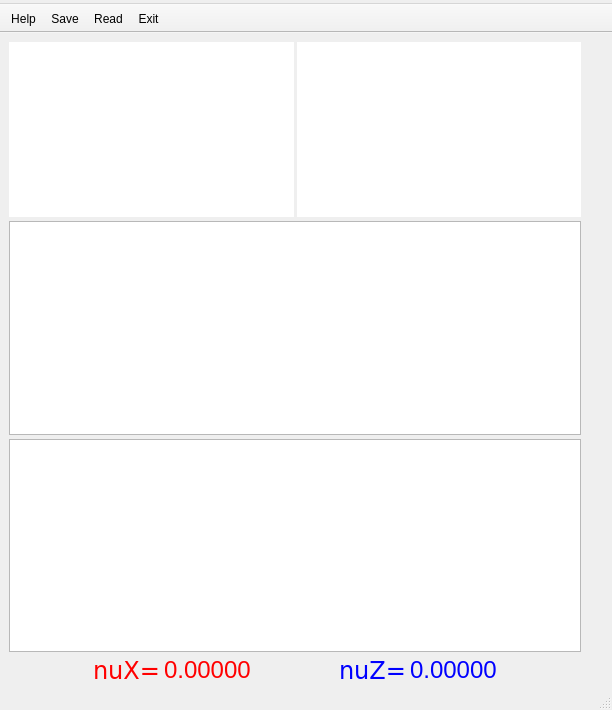
<?xml version="1.0" encoding="UTF-8"?>
<ui version="4.0">
 <class>MainWindow</class>
 <widget class="QMainWindow" name="MainWindow">
  <property name="windowModality">
   <enum>Qt::NonModal</enum>
  </property>
  <property name="geometry">
   <rect>
    <x>0</x>
    <y>0</y>
    <width>612</width>
    <height>710</height>
   </rect>
  </property>
  <property name="sizePolicy">
   <sizepolicy hsizetype="Expanding" vsizetype="Expanding">
    <horstretch>0</horstretch>
    <verstretch>0</verstretch>
   </sizepolicy>
  </property>
  <property name="windowTitle">
   <string>MainWindow</string>
  </property>
  <widget class="QWidget" name="centralwidget">
   <property name="sizePolicy">
    <sizepolicy hsizetype="Minimum" vsizetype="Minimum">
     <horstretch>0</horstretch>
     <verstretch>0</verstretch>
    </sizepolicy>
   </property>
   <layout class="QGridLayout" name="gridLayout" columnstretch="0,0">
    <property name="sizeConstraint">
     <enum>QLayout::SetDefaultConstraint</enum>
    </property>
    <property name="rightMargin">
     <number>9</number>
    </property>
    <property name="bottomMargin">
     <number>3</number>
    </property>
    <property name="verticalSpacing">
     <number>3</number>
    </property>
    <item row="0" column="0">
     <layout class="QVBoxLayout" name="verticalLayout_2">
      <property name="spacing">
       <number>4</number>
      </property>
      <item>
       <layout class="QHBoxLayout" name="horizontalLayout">
        <property name="spacing">
         <number>3</number>
        </property>
        <item>
         <widget class="PlotWidget" name="plotSig">
          <property name="enabled">
           <bool>true</bool>
          </property>
          <property name="sizePolicy">
           <sizepolicy hsizetype="Expanding" vsizetype="Expanding">
            <horstretch>0</horstretch>
            <verstretch>0</verstretch>
           </sizepolicy>
          </property>
          <property name="minimumSize">
           <size>
            <width>0</width>
            <height>1</height>
           </size>
          </property>
          <property name="maximumSize">
           <size>
            <width>16777215</width>
            <height>175</height>
           </size>
          </property>
          <property name="toolTip">
           <string>X plot</string>
          </property>
          <property name="styleSheet">
           <string notr="true"/>
          </property>
          <property name="frameShape">
           <enum>QFrame::NoFrame</enum>
          </property>
          <property name="lineWidth">
           <number>1</number>
          </property>
          <property name="sizeAdjustPolicy">
           <enum>QAbstractScrollArea::AdjustIgnored</enum>
          </property>
          <property name="alignment">
           <set>Qt::AlignCenter</set>
          </property>
         </widget>
        </item>
        <item>
         <widget class="PlotWidget" name="plotI">
          <property name="enabled">
           <bool>true</bool>
          </property>
          <property name="sizePolicy">
           <sizepolicy hsizetype="Expanding" vsizetype="Expanding">
            <horstretch>0</horstretch>
            <verstretch>0</verstretch>
           </sizepolicy>
          </property>
          <property name="minimumSize">
           <size>
            <width>0</width>
            <height>1</height>
           </size>
          </property>
          <property name="maximumSize">
           <size>
            <width>16777215</width>
            <height>175</height>
           </size>
          </property>
          <property name="toolTip">
           <string>Z plot</string>
          </property>
          <property name="frameShape">
           <enum>QFrame::NoFrame</enum>
          </property>
          <property name="lineWidth">
           <number>1</number>
          </property>
         </widget>
        </item>
       </layout>
      </item>
      <item>
       <widget class="PlotWidget" name="plotFX">
        <property name="sizePolicy">
         <sizepolicy hsizetype="Expanding" vsizetype="Expanding">
          <horstretch>0</horstretch>
          <verstretch>0</verstretch>
         </sizepolicy>
        </property>
        <property name="minimumSize">
         <size>
          <width>0</width>
          <height>1</height>
         </size>
        </property>
        <property name="maximumSize">
         <size>
          <width>16777215</width>
          <height>450</height>
         </size>
        </property>
        <property name="toolTip">
         <string>X spectrum</string>
        </property>
       </widget>
      </item>
      <item>
       <widget class="PlotWidget" name="plotFZ">
        <property name="sizePolicy">
         <sizepolicy hsizetype="Expanding" vsizetype="Expanding">
          <horstretch>0</horstretch>
          <verstretch>0</verstretch>
         </sizepolicy>
        </property>
        <property name="minimumSize">
         <size>
          <width>0</width>
          <height>1</height>
         </size>
        </property>
        <property name="maximumSize">
         <size>
          <width>16777215</width>
          <height>450</height>
         </size>
        </property>
        <property name="toolTip">
         <string>Z spectrum</string>
        </property>
       </widget>
      </item>
      <item>
       <layout class="QHBoxLayout" name="horizontalLayout_3">
        <property name="spacing">
         <number>4</number>
        </property>
        <item>
         <spacer name="horizontalSpacer_2">
          <property name="orientation">
           <enum>Qt::Horizontal</enum>
          </property>
          <property name="sizeHint" stdset="0">
           <size>
            <width>40</width>
            <height>20</height>
           </size>
          </property>
         </spacer>
        </item>
        <item>
         <widget class="QLabel" name="nu_x_label">
          <property name="sizePolicy">
           <sizepolicy hsizetype="Minimum" vsizetype="Minimum">
            <horstretch>0</horstretch>
            <verstretch>0</verstretch>
           </sizepolicy>
          </property>
          <property name="font">
           <font>
            <family>DejaVu Sans</family>
            <pointsize>18</pointsize>
           </font>
          </property>
          <property name="toolTip">
           <string>BetaX</string>
          </property>
          <property name="styleSheet">
           <string notr="true">color: rgb(255, 0, 0);</string>
          </property>
          <property name="text">
           <string>nuX=</string>
          </property>
         </widget>
        </item>
        <item>
         <widget class="QLabel" name="frq_x">
          <property name="sizePolicy">
           <sizepolicy hsizetype="Minimum" vsizetype="Minimum">
            <horstretch>0</horstretch>
            <verstretch>0</verstretch>
           </sizepolicy>
          </property>
          <property name="font">
           <font>
            <pointsize>18</pointsize>
           </font>
          </property>
          <property name="toolTip">
           <string>BetaX-tune</string>
          </property>
          <property name="styleSheet">
           <string notr="true">color: rgb(255, 0, 0);</string>
          </property>
          <property name="text">
           <string>0.00000</string>
          </property>
          <property name="alignment">
           <set>Qt::AlignLeading|Qt::AlignLeft|Qt::AlignVCenter</set>
          </property>
          <property name="textInteractionFlags">
           <set>Qt::LinksAccessibleByMouse|Qt::TextSelectableByMouse</set>
          </property>
         </widget>
        </item>
        <item>
         <spacer name="horizontalSpacer">
          <property name="orientation">
           <enum>Qt::Horizontal</enum>
          </property>
          <property name="sizeHint" stdset="0">
           <size>
            <width>40</width>
            <height>20</height>
           </size>
          </property>
         </spacer>
        </item>
        <item>
         <widget class="QLabel" name="nu_z_label">
          <property name="sizePolicy">
           <sizepolicy hsizetype="Minimum" vsizetype="Minimum">
            <horstretch>0</horstretch>
            <verstretch>0</verstretch>
           </sizepolicy>
          </property>
          <property name="font">
           <font>
            <family>DejaVu Sans</family>
            <pointsize>18</pointsize>
           </font>
          </property>
          <property name="toolTip">
           <string>BetaZ</string>
          </property>
          <property name="styleSheet">
           <string notr="true">color: rgb(0, 0, 255);</string>
          </property>
          <property name="text">
           <string>nuZ=</string>
          </property>
         </widget>
        </item>
        <item>
         <widget class="QLabel" name="frq_z">
          <property name="sizePolicy">
           <sizepolicy hsizetype="Minimum" vsizetype="Minimum">
            <horstretch>0</horstretch>
            <verstretch>0</verstretch>
           </sizepolicy>
          </property>
          <property name="font">
           <font>
            <pointsize>18</pointsize>
           </font>
          </property>
          <property name="toolTip">
           <string>BetaZ-tune</string>
          </property>
          <property name="styleSheet">
           <string notr="true">color: rgb(0, 0, 255);</string>
          </property>
          <property name="text">
           <string>0.00000</string>
          </property>
          <property name="textInteractionFlags">
           <set>Qt::LinksAccessibleByMouse|Qt::TextSelectableByMouse</set>
          </property>
         </widget>
        </item>
        <item>
         <spacer name="horizontalSpacer_3">
          <property name="orientation">
           <enum>Qt::Horizontal</enum>
          </property>
          <property name="sizeHint" stdset="0">
           <size>
            <width>40</width>
            <height>20</height>
           </size>
          </property>
         </spacer>
        </item>
       </layout>
      </item>
     </layout>
    </item>
    <item row="0" column="1">
     <layout class="QVBoxLayout" name="verticalLayout">
      <property name="leftMargin">
       <number>3</number>
      </property>
      <property name="rightMargin">
       <number>3</number>
      </property>
      <item>
       <widget class="ControlWidget" name="controlWidgetX" native="true">
        <property name="sizePolicy">
         <sizepolicy hsizetype="Minimum" vsizetype="Minimum">
          <horstretch>0</horstretch>
          <verstretch>0</verstretch>
         </sizepolicy>
        </property>
        <property name="minimumSize">
         <size>
          <width>10</width>
          <height>0</height>
         </size>
        </property>
        <property name="styleSheet">
         <string notr="true"/>
        </property>
       </widget>
      </item>
      <item>
       <widget class="ControlWidget" name="controlWidgetZ" native="true">
        <property name="sizePolicy">
         <sizepolicy hsizetype="Minimum" vsizetype="Minimum">
          <horstretch>0</horstretch>
          <verstretch>0</verstretch>
         </sizepolicy>
        </property>
        <property name="minimumSize">
         <size>
          <width>10</width>
          <height>0</height>
         </size>
        </property>
        <property name="styleSheet">
         <string notr="true"/>
        </property>
       </widget>
      </item>
      <item>
       <widget class="QWidget" name="statusWidget" native="true">
        <property name="sizePolicy">
         <sizepolicy hsizetype="Minimum" vsizetype="Minimum">
          <horstretch>0</horstretch>
          <verstretch>0</verstretch>
         </sizepolicy>
        </property>
        <property name="minimumSize">
         <size>
          <width>10</width>
          <height>0</height>
         </size>
        </property>
        <property name="autoFillBackground">
         <bool>false</bool>
        </property>
       </widget>
      </item>
     </layout>
    </item>
   </layout>
  </widget>
  <widget class="QMenuBar" name="menubar">
   <property name="geometry">
    <rect>
     <x>0</x>
     <y>0</y>
     <width>612</width>
     <height>22</height>
    </rect>
   </property>
   <widget class="QMenu" name="menuHelp">
    <property name="title">
     <string/>
    </property>
   </widget>
   <widget class="QMenu" name="menuAAA">
    <property name="title">
     <string/>
    </property>
   </widget>
   <addaction name="menuHelp"/>
   <addaction name="menuAAA"/>
  </widget>
  <widget class="QStatusBar" name="statusbar"/>
  <widget class="QToolBar" name="toolBar">
   <property name="windowTitle">
    <string>toolBar</string>
   </property>
   <property name="movable">
    <bool>false</bool>
   </property>
   <attribute name="toolBarArea">
    <enum>TopToolBarArea</enum>
   </attribute>
   <attribute name="toolBarBreak">
    <bool>false</bool>
   </attribute>
   <addaction name="actionHelp"/>
   <addaction name="actionSave"/>
   <addaction name="actionRead"/>
   <addaction name="actionExit"/>
  </widget>
  <action name="actionHelp">
   <property name="text">
    <string>Help</string>
   </property>
  </action>
  <action name="actionSave">
   <property name="text">
    <string>Save</string>
   </property>
   <property name="toolTip">
    <string>Save Settings</string>
   </property>
  </action>
  <action name="actionRead">
   <property name="text">
    <string>Read</string>
   </property>
   <property name="toolTip">
    <string>Read Settings</string>
   </property>
  </action>
  <action name="actionExit">
   <property name="text">
    <string>Exit</string>
   </property>
   <property name="toolTip">
    <string>Exit</string>
   </property>
  </action>
 </widget>
 <customwidgets>
  <customwidget>
   <class>PlotWidget</class>
   <extends>QGraphicsView</extends>
   <header>pyqtgraph</header>
  </customwidget>
  <customwidget>
   <class>ControlWidget</class>
   <extends>QWidget</extends>
   <header>controlwidget</header>
   <container>1</container>
  </customwidget>
 </customwidgets>
 <resources/>
 <connections/>
</ui>
